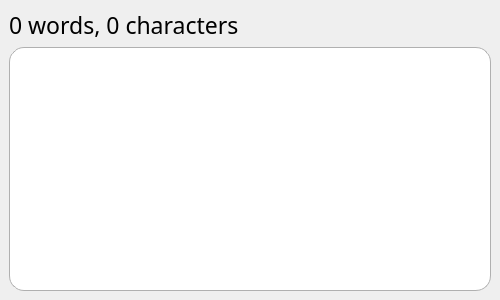
<?xml version="1.0" encoding="UTF-8"?>
<ui version="4.0">
 <class>MainWindow</class>
 <widget class="QMainWindow" name="MainWindow">
  <property name="geometry">
   <rect>
    <x>0</x>
    <y>0</y>
    <width>500</width>
    <height>300</height>
   </rect>
  </property>
  <property name="sizePolicy">
   <sizepolicy hsizetype="Expanding" vsizetype="Expanding">
    <horstretch>0</horstretch>
    <verstretch>0</verstretch>
   </sizepolicy>
  </property>
  <property name="minimumSize">
   <size>
    <width>500</width>
    <height>300</height>
   </size>
  </property>
  <property name="windowTitle">
   <string>Word Counter</string>
  </property>
  <widget class="QWidget" name="centralwidget">
   <layout class="QVBoxLayout" name="verticalLayout">
    <item>
     <widget class="QLabel" name="Counter">
      <property name="minimumSize">
       <size>
        <width>100</width>
        <height>0</height>
       </size>
      </property>
      <property name="font">
       <font>
        <family>SF UI  Text</family>
        <pointsize>17</pointsize>
        <stylestrategy>PreferDefault</stylestrategy>
        <kerning>true</kerning>
       </font>
      </property>
      <property name="text">
       <string>0 words, 0 characters</string>
      </property>
      <property name="alignment">
       <set>Qt::AlignLeading|Qt::AlignLeft|Qt::AlignVCenter</set>
      </property>
      <property name="indent">
       <number>0</number>
      </property>
     </widget>
    </item>
    <item>
     <widget class="QPlainTextEdit" name="Pte">
      <property name="sizePolicy">
       <sizepolicy hsizetype="Preferred" vsizetype="Expanding">
        <horstretch>0</horstretch>
        <verstretch>0</verstretch>
       </sizepolicy>
      </property>
      <property name="minimumSize">
       <size>
        <width>280</width>
        <height>0</height>
       </size>
      </property>
      <property name="palette">
       <palette>
        <active>
         <colorrole role="WindowText">
          <brush brushstyle="SolidPattern">
           <color alpha="255">
            <red>0</red>
            <green>0</green>
            <blue>0</blue>
           </color>
          </brush>
         </colorrole>
         <colorrole role="Button">
          <brush brushstyle="SolidPattern">
           <color alpha="255">
            <red>255</red>
            <green>255</green>
            <blue>255</blue>
           </color>
          </brush>
         </colorrole>
         <colorrole role="Text">
          <brush brushstyle="SolidPattern">
           <color alpha="255">
            <red>0</red>
            <green>0</green>
            <blue>0</blue>
           </color>
          </brush>
         </colorrole>
         <colorrole role="ButtonText">
          <brush brushstyle="SolidPattern">
           <color alpha="255">
            <red>0</red>
            <green>0</green>
            <blue>0</blue>
           </color>
          </brush>
         </colorrole>
         <colorrole role="Base">
          <brush brushstyle="SolidPattern">
           <color alpha="255">
            <red>255</red>
            <green>255</green>
            <blue>255</blue>
           </color>
          </brush>
         </colorrole>
         <colorrole role="Window">
          <brush brushstyle="SolidPattern">
           <color alpha="255">
            <red>255</red>
            <green>255</green>
            <blue>255</blue>
           </color>
          </brush>
         </colorrole>
         <colorrole role="PlaceholderText">
          <brush brushstyle="SolidPattern">
           <color alpha="128">
            <red>144</red>
            <green>144</green>
            <blue>144</blue>
           </color>
          </brush>
         </colorrole>
        </active>
        <inactive>
         <colorrole role="WindowText">
          <brush brushstyle="SolidPattern">
           <color alpha="255">
            <red>0</red>
            <green>0</green>
            <blue>0</blue>
           </color>
          </brush>
         </colorrole>
         <colorrole role="Button">
          <brush brushstyle="SolidPattern">
           <color alpha="255">
            <red>255</red>
            <green>255</green>
            <blue>255</blue>
           </color>
          </brush>
         </colorrole>
         <colorrole role="Text">
          <brush brushstyle="SolidPattern">
           <color alpha="255">
            <red>0</red>
            <green>0</green>
            <blue>0</blue>
           </color>
          </brush>
         </colorrole>
         <colorrole role="ButtonText">
          <brush brushstyle="SolidPattern">
           <color alpha="255">
            <red>0</red>
            <green>0</green>
            <blue>0</blue>
           </color>
          </brush>
         </colorrole>
         <colorrole role="Base">
          <brush brushstyle="SolidPattern">
           <color alpha="255">
            <red>255</red>
            <green>255</green>
            <blue>255</blue>
           </color>
          </brush>
         </colorrole>
         <colorrole role="Window">
          <brush brushstyle="SolidPattern">
           <color alpha="255">
            <red>255</red>
            <green>255</green>
            <blue>255</blue>
           </color>
          </brush>
         </colorrole>
         <colorrole role="PlaceholderText">
          <brush brushstyle="SolidPattern">
           <color alpha="128">
            <red>144</red>
            <green>144</green>
            <blue>144</blue>
           </color>
          </brush>
         </colorrole>
        </inactive>
        <disabled>
         <colorrole role="WindowText">
          <brush brushstyle="SolidPattern">
           <color alpha="255">
            <red>0</red>
            <green>0</green>
            <blue>0</blue>
           </color>
          </brush>
         </colorrole>
         <colorrole role="Button">
          <brush brushstyle="SolidPattern">
           <color alpha="255">
            <red>255</red>
            <green>255</green>
            <blue>255</blue>
           </color>
          </brush>
         </colorrole>
         <colorrole role="Text">
          <brush brushstyle="SolidPattern">
           <color alpha="255">
            <red>0</red>
            <green>0</green>
            <blue>0</blue>
           </color>
          </brush>
         </colorrole>
         <colorrole role="ButtonText">
          <brush brushstyle="SolidPattern">
           <color alpha="255">
            <red>0</red>
            <green>0</green>
            <blue>0</blue>
           </color>
          </brush>
         </colorrole>
         <colorrole role="Base">
          <brush brushstyle="SolidPattern">
           <color alpha="255">
            <red>255</red>
            <green>255</green>
            <blue>255</blue>
           </color>
          </brush>
         </colorrole>
         <colorrole role="Window">
          <brush brushstyle="SolidPattern">
           <color alpha="255">
            <red>255</red>
            <green>255</green>
            <blue>255</blue>
           </color>
          </brush>
         </colorrole>
         <colorrole role="PlaceholderText">
          <brush brushstyle="SolidPattern">
           <color alpha="128">
            <red>144</red>
            <green>144</green>
            <blue>144</blue>
           </color>
          </brush>
         </colorrole>
        </disabled>
       </palette>
      </property>
      <property name="font">
       <font>
        <family>SF UI  Text</family>
        <pointsize>9</pointsize>
        <stylestrategy>NoAntialias</stylestrategy>
       </font>
      </property>
      <property name="styleSheet">
       <string notr="true">QPlainTextEdit{
	border: 1px solid rgb(176, 176, 176);
	border-radius: 15px;
	background-color: white;
	color: black;
}</string>
      </property>
      <property name="tabStopDistance">
       <double>10.000000000000000</double>
      </property>
      <property name="placeholderText">
       <string/>
      </property>
     </widget>
    </item>
   </layout>
  </widget>
 </widget>
 <resources/>
 <connections/>
</ui>
